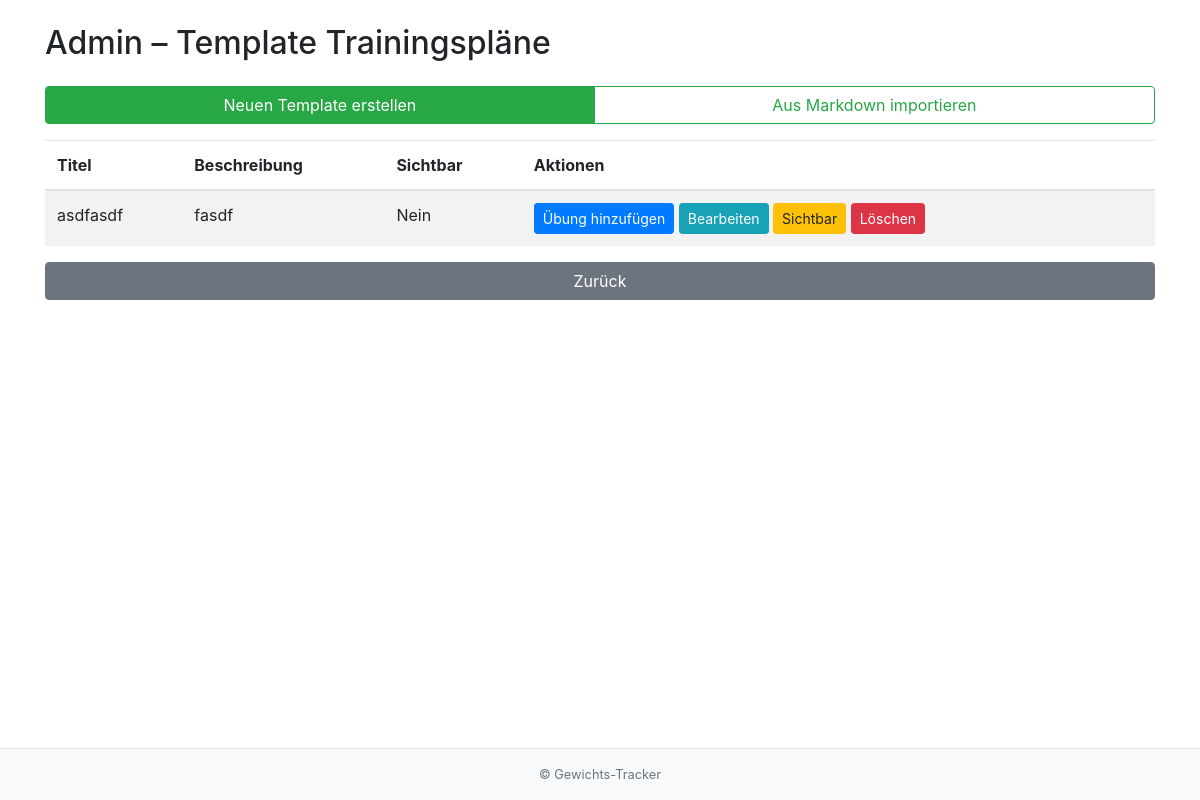
The page /admin/template_plans (signed in) on the database as committed earlier.
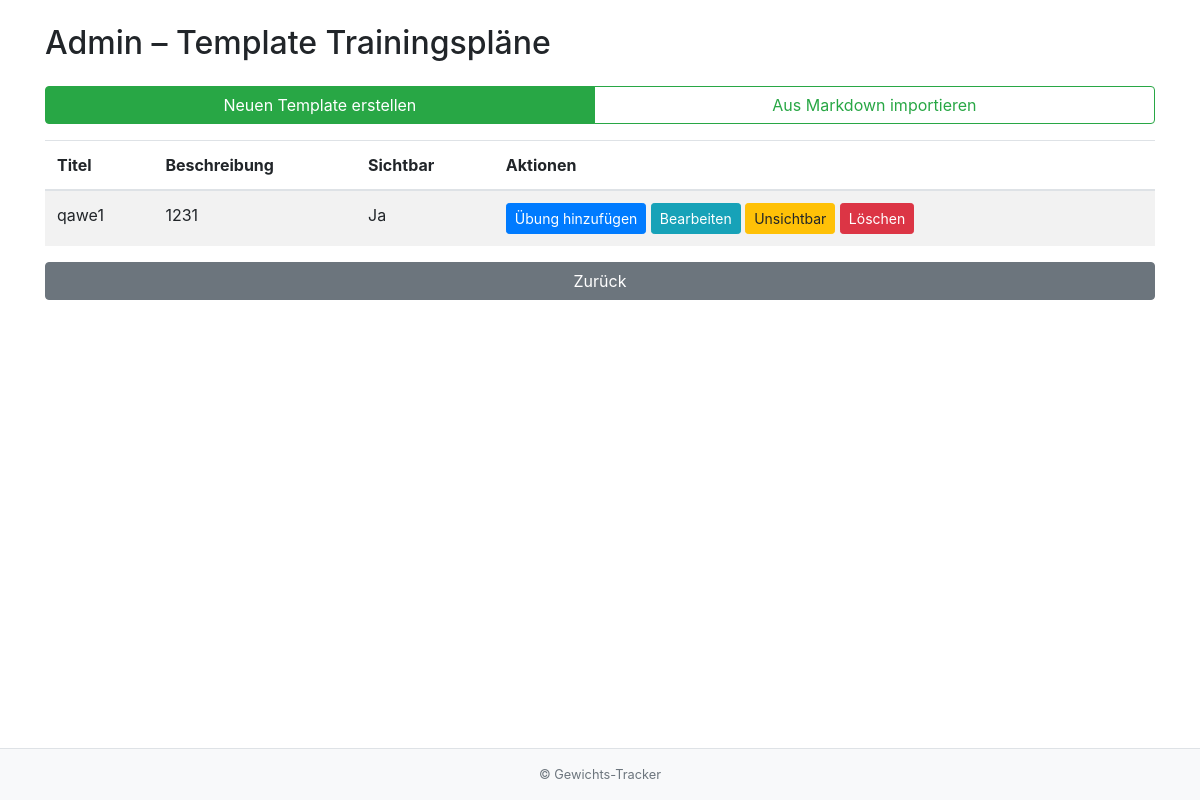
The same page on the database as committed later.
### app.py (models this page shows)
class TemplateTrainingPlan(db.Model):
    id = db.Column(db.Integer, primary_key=True)
    title = db.Column(db.String(150), nullable=False)
    description = db.Column(db.String(300))
    creator_id = db.Column(db.Integer, db.ForeignKey('user.id'))  # Admin/Trainer, der die Vorlage erstellt
    is_visible = db.Column(db.Boolean, default=True)  # Sichtbarkeit
    exercises = db.relationship('TemplateExercise', backref='template_plan', lazy=True, cascade="all, delete-orphan")

### app.py (the view)
@app.route('/admin/template_plans')
@login_required
@trainer_or_admin_required
def admin_template_plans():
    templates = TemplateTrainingPlan.query.all()
    toggle_form = ToggleTemplateVisibilityForm()
    delete_tpl_form = DeleteTemplatePlanForm()
    return render_template('admin_template_plans.html', templates=templates, toggle_form=toggle_form, delete_tpl_form=delete_tpl_form)

### app.py
class ToggleTemplateVisibilityForm(FlaskForm):
    submit = SubmitField('Umschalten')

class DeleteTemplatePlanForm(FlaskForm):
    submit = SubmitField('Löschen')

### app.py (called while the page is built, shortened)
def _ensure_database_setup_once() -> None:
    if getattr(app, '_database_setup_ran', False):
        return

@app.context_processor
def inject_footer_pages():
    _ensure_database_setup_once()
    return {
        "footer_pages": FooterPage.query.all(),
        "footer_links": FooterLink.query.all(),
    }

@login_manager.user_loader
def load_user(user_id):
    return User.query.get(int(user_id))

def trainer_or_admin_required(f):
    from functools import wraps
    @wraps(f)
    def decorated_function(*args, **kwargs):
        if not (current_user.is_admin or current_user.is_trainer):
            abort(403)
        return f(*args, **kwargs)
    return decorated_function

### templates/admin_template_plans.html (shortened to what this page needs)
{% extends "base.html" %}
{% block content %}
  <div class="container">
    <h2 class="mb-4">Admin – Template Trainingspläne</h2>
    <div class="btn-group mb-3 btn-block" role="group">
      <a href="{{ url_for('create_template_plan') }}" class="btn btn-success">
        Neuen Template erstellen
      </a>
      <a href="{{ url_for('import_template_plan') }}" class="btn btn-outline-success">
        Aus Markdown importieren
      </a>
    </div>
    <table class="table table-striped">
      <thead>
        <tr>
          <th>Titel</th>
          <th>Beschreibung</th>
          <th>Sichtbar</th>
          <th>Aktionen</th>
        </tr>
      </thead>
      <tbody>
        {% for tpl in templates %}
          <tr>
            <td>{{ tpl.title }}</td>
            <td>{{ tpl.description }}</td>
            <td>{{ 'Ja' if tpl.is_visible else 'Nein' }}</td>
            <td>
              <a href="{{ url_for('add_exercise_to_template', template_plan_id=tpl.id) }}" class="btn btn-primary btn-sm">Übung hinzufügen</a>
              <a href="{{ url_for('edit_template_plan', template_plan_id=tpl.id) }}" class="btn btn-info btn-sm">Bearbeiten</a>
              <form action="{{ url_for('toggle_template_visibility', template_plan_id=tpl.id) }}" method="POST" style="display:inline;">
                {% if tpl.is_visible %}
                  {{ toggle_form.submit(class="btn btn-warning btn-sm", value='Unsichtbar') }}
                {% else %}
                  {{ toggle_form.submit(class="btn btn-warning btn-sm", value='Sichtbar') }}
                {% endif %}
              </form>
              <form action="{{ url_for('delete_template_plan', template_plan_id=tpl.id) }}" method="POST" style="display:inline;" onsubmit="return confirm('Template Trainingsplan wirklich löschen?');">
                {{ delete_tpl_form.submit(class="btn btn-danger btn-sm", value='Löschen') }}
              </form>
            </td>
          </tr>
        {% endfor %}
      </tbody>
    </table>
    <a href="{{ url_for('dashboard') }}" class="btn btn-secondary btn-block">Zurück</a>
  </div>
{% endblock %}

Rows that differ between the two databases and show on the page:
removed TemplateTrainingPlan: title "asdfasdf", description "fasdf", is_visible "Nein"
added TemplateTrainingPlan: title "qawe1", description "1231", is_visible "Ja"
